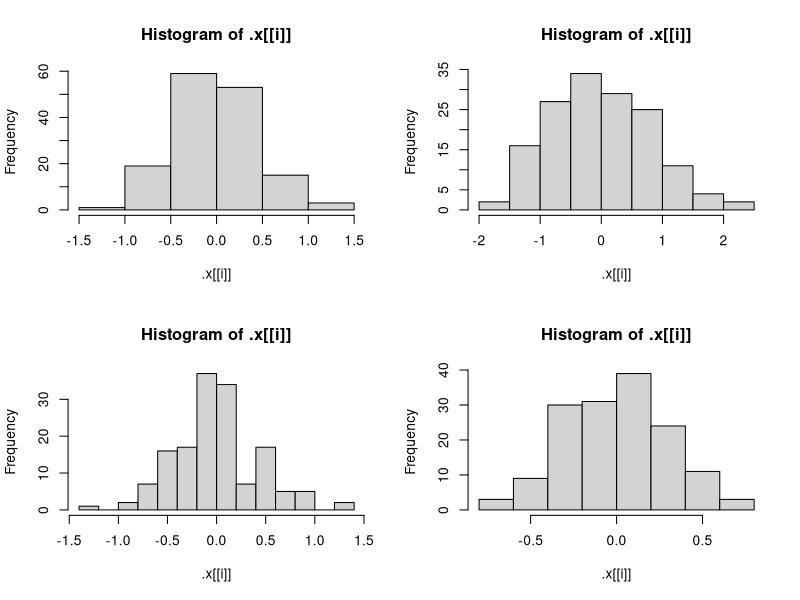
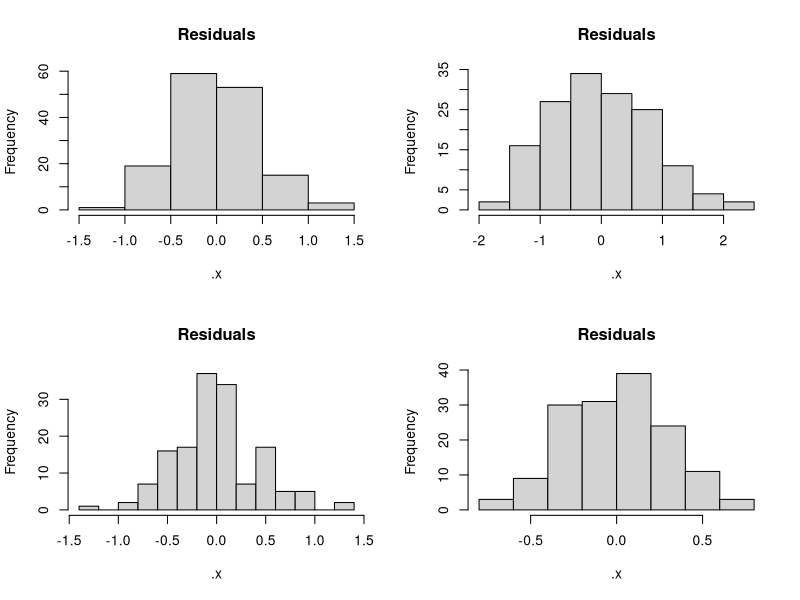
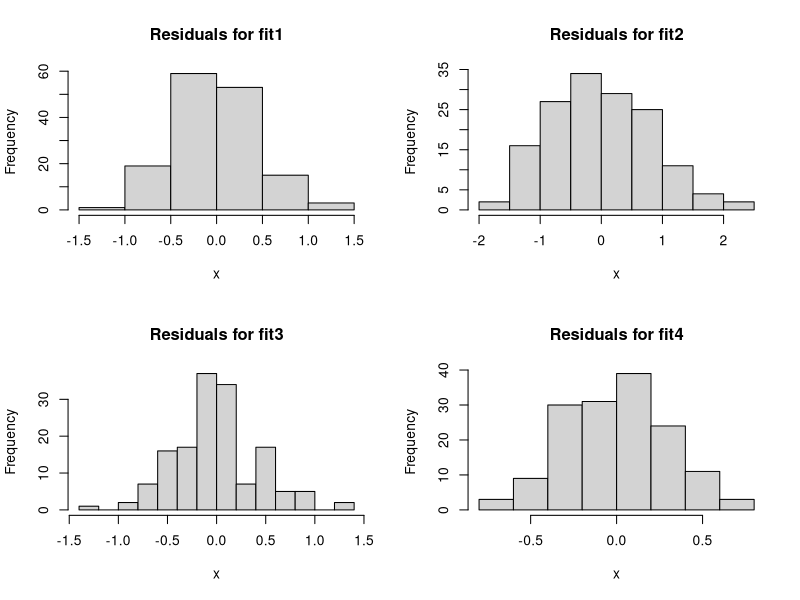

The R source for these figures, in order:
## ---- chunk 1
getRMSE <- function(x, y, na.rm = TRUE, ...) {
  residuals <- x - y
  rmse <- sqrt(mean(residuals^2, ...))
  return(rmse)
}
## ---- chunk 2
library(tidyverse)
library(purrr)
library(jsonlite)
## ---- chunk 3
set.seed(10)
n <- 100 
x <- runif(n)
resp <- 3 + 10 * x + rnorm(n)
pred <- predict(lm(resp ~ x), data.frame(x))
## ---- chunk 4
getRMSE <- function(resp, pred, ...) {
  residuals <- resp - pred
  rmse <- sqrt(mean(residuals^2, ...))
  return(rmse)
}
getRMSE(resp, pred)
## ---- chunk 5
#testing with specifying dealing with missing values 
resp <- c(1,2, NA, 5)
pred <- c(4, 8, 12, 16)
getRMSE(resp, pred, na.rm = FALSE)
## ---- chunk 6
#testing without specifying how to deal with missing values 
resp <- c(1,2, NA, 5)
pred <- c(4, 8, 12, 16)
getRMSE(resp, pred, na.rm = TRUE)
## ---- chunk 7
getMAE <- function(resp, pred, ...) {
  residuals <- resp - pred
  mae <- sqrt(mean(residuals^2, ...))
  return(mae)
}
  
getMAE(resp, pred)
## ---- chunk 8
set.seed(10)
n <- 100
x <- runif(n)
resp <- 3 + 10 * x + rnorm(n)
pred <- predict(lm(resp ~ x), data.frame(x))
## ---- chunk 9
getMAE <- function(resp, pred, ...) {
  residuals <- abs(resp - pred)
  mae <- mean(residuals, ...)
  return(mae)
}
  
getMAE(resp, pred)
## ---- chunk 10
#Testing with specifying how to deal with missing values 
resp <- c(1,2, NA, 5)
pred <- c(4, 8, 12, 16)
getMAE(resp, pred, na.rm = TRUE)
## ---- chunk 11
#Testing without specifying how to deal with missing values 
resp <- c(1,2, NA, 5)
pred <- c(4, 8, 12, 16)
getRMSE(resp, pred, na.rm = FALSE)
## ---- chunk 12
getMetrics <- function(resp, pred, metric = c("RMSE", "MAE"), ...) {
  # Check that data is numeric/atomic
  if (!is.numeric(resp) || !is.numeric(pred))
    stop("Both variables must be numeric.")
  
  # Compute requested metrics
  result <- c()
  if ("RMSE" %in% metric) result["RMSE"] <- getRMSE(resp, pred, ...)
  if ("MAE"  %in% metric) result["MAE"]  <- getMAE(resp, pred, ...)
  
  return(result)
}
## ---- chunk 13
set.seed(10)
n <- 100
x <- runif(n)
resp <- 3 + 10 * x + rnorm(n)
pred <- predict(lm(resp ~ x), data.frame(x))
## ---- chunk 14
getMetrics(resp, pred, na.rm = FALSE)
## ---- chunk 15
resp[1:2] <- NA_real_
## ---- chunk 16
getMetrics(resp, pred)
## ---- chunk 17
library(purrr)
## ---- chunk 18
lm_fit1 <- lm(Sepal.Length ~ Sepal.Width + Species, data = iris)
## ---- chunk 19
lm_fit1$coefficients
coef(lm_fit1)
lm_fit1 |>
  pluck(coefficients)
## ---- chunk 20
lm_fit2 <- lm(Sepal.Length ~ Sepal.Width, data = iris)
lm_fit3 <- lm(Sepal.Length ~ Petal.Width + Sepal.Width + Species, data = iris)
lm_fit4 <- lm(Sepal.Length ~ Petal.Width + Petal.Length + Sepal.Width + Species,
 data = iris)
fits <- list(lm_fit1, lm_fit2, lm_fit3, lm_fit4)
## ---- chunk 21
map(fits, confint)
## ---- chunk 22
confint(lm_fit1)
## ---- chunk 23
map(fits, confint)
## ---- chunk 24
par(mfrow = c(2, 2))
## ---- chunk 25
residuals <- map(fits, resid) |> 
  walk(hist)
## ---- chunk 26
set_names(c('fit1', 'fit2', 'fit3', 'fit4'))
## ---- chunk 27
par(mfrow = c(2,2))
walk(residuals, ~ hist(.x, main = "Residuals"))
## ---- chunk 28
residuals |> 
  set_names(c('fit1', 'fit2', 'fit3', 'fit4')) |>
  iwalk(\(x, names) hist(x, main = paste('Residuals for', names)))
